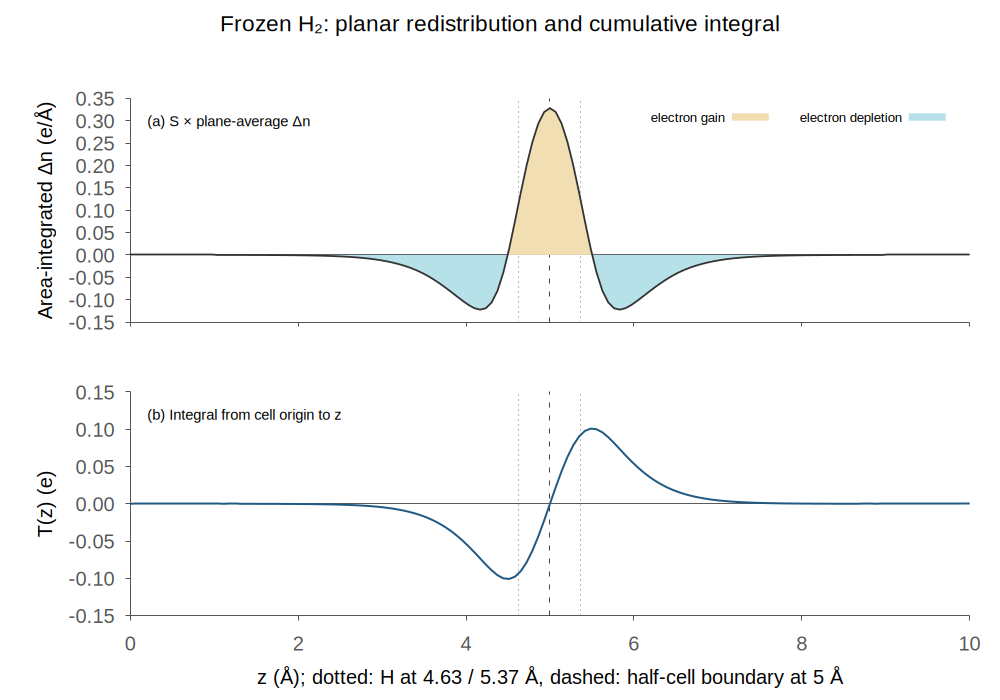

This chart was generated by the following gnuplot code:
# Native gnuplot replay of the existing H2 plane-average/integration table.
# CSV: z_A,delta_n_e_A3,linear_e_A,cumulative_e. No smoothing or fitting.
# Put this script in public/examples/charge-literature and run gnuplot.
if (!exists("datafile")) datafile = "../charge-planar/h2-half-spaces/planar.csv"
if (!exists("prefix")) prefix = "h2-planar-and-cumulative"
set datafile separator comma
set encoding utf8
set border 3 back lc rgb "#555555" lw 1
set tics nomirror out scale 0.55
set style fill solid 0.35 noborder
set xrange [0:10]
set key at graph 0.98,0.95 right top horizontal font ",10"
set grid ytics lc rgb "#dddddd" lw 0.5
set format y "%.2f"
set arrow 1 from 4.63, graph 0 to 4.63, graph 1 nohead dt 3 lw 1 lc rgb "#777777" back
set arrow 2 from 5.37, graph 0 to 5.37, graph 1 nohead dt 3 lw 1 lc rgb "#777777" back
set arrow 3 from 5.0, graph 0 to 5.0, graph 1 nohead dt 2 lw 1 lc rgb "#444444" back
set arrow 4 from graph 0, first 0 to graph 1, first 0 nohead lw 0.8 lc rgb "#333333" back
# Three exports use the same measured table and plotting settings.
do for [export_index=1:3] {
 if (export_index==1) { set terminal svg size 1000,700 font "Liberation Sans,15"; set output prefix.".svg" }
 if (export_index==2) { set terminal pdfcairo enhanced color size 7.0in,4.9in font "Liberation Sans,10.5"; set output prefix.".pdf" }
 if (export_index==3) { set terminal pngcairo size 1000,700 font "Liberation Sans,15"; set output prefix.".png" }
 set multiplot layout 2,1 margins 0.13,0.97,0.12,0.86 spacing 0.10 title "Frozen H₂: planar redistribution and cumulative integral" font ",17"
 set ylabel "Area-integrated Δn (e/Å)" offset 0.4,0
 set format x ""
 set xlabel ""
 set label 1 "(a) S × plane-average Δn" at graph 0.02,0.90 front font ",11"
 plot datafile every ::1 using 1:3 with filledcurves above y1=0 lc rgb "#d8a126" title "electron gain", \
      datafile every ::1 using 1:3 with filledcurves below y1=0 lc rgb "#31a9bd" title "electron depletion", \
      datafile every ::1 using 1:3 with lines lw 1.8 lc rgb "#333333" notitle
 unset label 1
 set key off
 set format x "%g"
 set xlabel "z (Å); dotted: H at 4.63 / 5.37 Å, dashed: half-cell boundary at 5 Å"
 set ylabel "T(z) (e)" offset 0.4,0
 set label 2 "(b) Integral from cell origin to z" at graph 0.02,0.90 front font ",11"
 plot datafile every ::1 using 1:4 with lines lw 2 lc rgb "#205a83" notitle
 unset label 2
 unset multiplot
 unset output
 set key at graph 0.98,0.95 right top horizontal font ",10"
}
